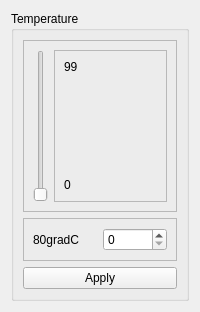
             <widget class="QWidget" name="page7TemperatureLimit">
              <layout class="QVBoxLayout" name="verticalLayout_20">
               <item>
                <widget class="QGroupBox" name="gbTemperatureLimit">
                 <property name="title">
                  <string>Temperature</string>
                 </property>
                 <layout class="QVBoxLayout" name="verticalLayout_18">
                  <item>
                   <widget class="QFrame" name="frame_14">
                    <property name="frameShape">
                     <enum>QFrame::StyledPanel</enum>
                    </property>
                    <property name="frameShadow">
                     <enum>QFrame::Raised</enum>
                    </property>
                    <layout class="QHBoxLayout" name="horizontalLayout_10">
                     <item>
                      <widget class="QSlider" name="vsTemperatureLimit">
                       <property name="orientation">
                        <enum>Qt::Vertical</enum>
                       </property>
                      </widget>
                     </item>
                     <item>
                      <widget class="QFrame" name="frame_15">
                       <property name="frameShape">
                        <enum>QFrame::StyledPanel</enum>
                       </property>
                       <property name="frameShadow">
                        <enum>QFrame::Raised</enum>
                       </property>
                       <layout class="QVBoxLayout" name="verticalLayout_19">
                        <item>
                         <widget class="QLabel" name="lblTempLimitMaxValue">
                          <property name="text">
                           <string>99</string>
                          </property>
                         </widget>
                        </item>
                        <item>
                         <spacer name="verticalSpacer_8">
                          <property name="orientation">
                           <enum>Qt::Vertical</enum>
                          </property>
                          <property name="sizeHint" stdset="0">
                           <size>
                            <width>20</width>
                            <height>98</height>
                           </size>
                          </property>
                         </spacer>
                        </item>
                        <item>
                         <widget class="QLabel" name="lblTempLimitMinValue">
                          <property name="text">
                           <string>0</string>
                          </property>
                         </widget>
                        </item>
                       </layout>
                      </widget>
                     </item>
                    </layout>
                   </widget>
                  </item>
                  <item>
                   <widget class="QFrame" name="frame_16">
                    <property name="frameShape">
                     <enum>QFrame::StyledPanel</enum>
                    </property>
                    <property name="frameShadow">
                     <enum>QFrame::Raised</enum>
                    </property>
                    <layout class="QHBoxLayout" name="horizontalLayout_11">
                     <item>
                      <widget class="QLabel" name="lblTempLimitDegree">
                       <property name="text">
                        <string>80gradC</string>
                       </property>
                      </widget>
                     </item>
                     <item>
                      <widget class="QSpinBox" name="sbTemperatureLimit"/>
                     </item>
                    </layout>
                   </widget>
                  </item>
                  <item>
                   <widget class="QPushButton" name="pbTemperatureLimitApply">
                    <property name="text">
                     <string>Apply</string>
                    </property>
                   </widget>
                  </item>
                 </layout>
                </widget>
               </item>
              </layout>
             </widget>
